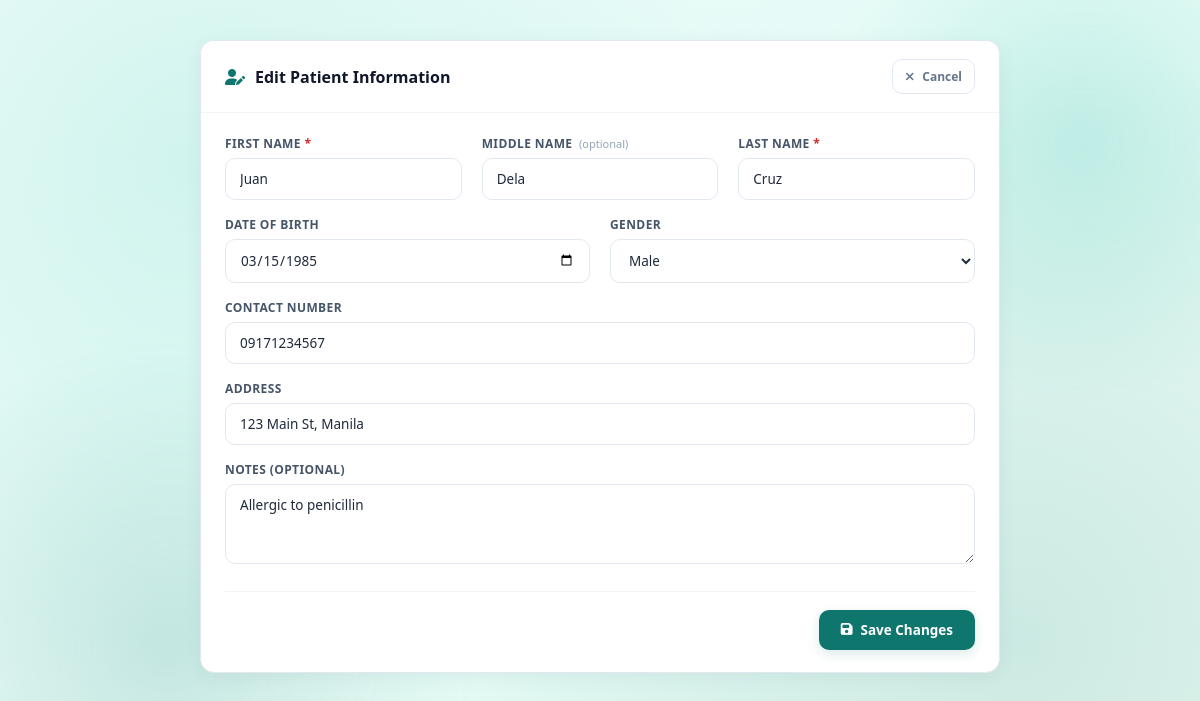
The page /edit_patient.php?id=1 (signed in) on the database its author committed.
### tables this page shows
CREATE TABLE `patients` (
  `id` int(11) NOT NULL,
  `patient_code` varchar(20) NOT NULL,
  `full_name` varchar(255) NOT NULL,
  `patient_type` enum('Outpatient','Inpatient','Emergency') NOT NULL DEFAULT 'Outpatient',
  `date_of_birth` date DEFAULT NULL,
  `gender` enum('Male','Female','Other') DEFAULT NULL,
  `contact_number` varchar(11) DEFAULT NULL,
  `address` varchar(255) DEFAULT NULL,
  `notes` text DEFAULT NULL,
  `created_at` datetime NOT NULL DEFAULT current_timestamp()
);

### edit_patient.php (the view, shortened to what this page needs)
<?php
require_once 'config.php';
$patient_id = (int)($_GET['id'] ?? 0);
try {
    $stmt = $pdo->prepare("SELECT * FROM patients WHERE id = ?");
    $stmt->execute([$patient_id]);
    $patient = $stmt->fetch(PDO::FETCH_ASSOC);
} catch (PDOException $e) {
    die("Database error: " . $e->getMessage());
}
$name_parts = explode(' ', $patient['full_name']);
$def_first  = $name_parts[0] ?? '';
$def_last   = count($name_parts) > 1 ? end($name_parts) : '';
$def_middle = '';
if (count($name_parts) > 2) {
    $def_middle = implode(' ', array_slice($name_parts, 1, -1));
}
?>
<!DOCTYPE html>
<html lang="en">
<head>
<link rel="stylesheet" href="https://cdnjs.cloudflare.com/ajax/libs/font-awesome/6.4.0/css/all.min.css">
</head>
<body>
<div class="card">
    <div class="card-header">
        <h2><i class="fas fa-user-pen"></i> Edit Patient Information</h2>
        <a href="patients.php" class="btn btn-light" style="padding:8px 12px;font-size:12px;"><i class="fas fa-xmark"></i> Cancel</a>
    </div>
    <div class="card-body">
        <form method="POST">
            <div class="form-grid">
                <div class="span-3">
                    <div class="form-group">
                        <label for="first_name">First Name <span class="req">*</span></label>
                        <input type="text" id="first_name" name="first_name" required placeholder="e.g. Juan"
                               value="<?= htmlspecialchars($_POST['first_name'] ?? $def_first) ?>">
                    </div>
                    <div class="form-group">
                        <label for="middle_name">Middle Name <span class="opt">(optional)</span></label>
                        <input type="text" id="middle_name" name="middle_name" placeholder="e.g. Santos"
                               value="<?= htmlspecialchars($_POST['middle_name'] ?? $def_middle) ?>">
                    </div>
                    <div class="form-group">
                        <label for="last_name">Last Name <span class="req">*</span></label>
                        <input type="text" id="last_name" name="last_name" required placeholder="e.g. Dela Cruz"
                               value="<?= htmlspecialchars($_POST['last_name'] ?? $def_last) ?>">
                    </div>
                </div>
                <div class="form-group">
                    <label for="date_of_birth">Date of Birth</label>
                    <input type="date" id="date_of_birth" name="date_of_birth"
                           value="<?= htmlspecialchars($_POST['date_of_birth'] ?? $patient['date_of_birth']) ?>">
                </div>
                <div class="form-group">
                    <label for="gender">Gender</label>
                    <select id="gender" name="gender">
                        <?php
                        $genders = ['Male','Female','Other'];
                        $sel = $_POST['gender'] ?? $patient['gender'];
                        foreach ($genders as $g) {
                            echo '<option value="'.$g.'"'.($sel === $g ? ' selected' : '').'>'.$g.'</option>';
                        }
                        ?>
                    </select>
                </div>
                <div class="form-group full">
                    <label for="contact_number">Contact Number</label>
                    <input type="text" id="contact_number" name="contact_number" maxlength="11" inputmode="numeric" placeholder="e.g. 09171234567"
                           value="<?= htmlspecialchars($_POST['contact_number'] ?? $patient['contact_number']) ?>"
                           oninput="this.value = this.value.replace(/[^0-9]/g,'').slice(0,11);">
                </div>
                <div class="form-group full">
                    <label for="address">Address</label>
                    <input type="text" id="address" name="address" placeholder="House #, Street, Barangay, City"
                           value="<?= htmlspecialchars($_POST['address'] ?? $patient['address']) ?>">
                </div>
                <div class="form-group full">
                    <label for="notes">Notes (optional)</label>
                    <textarea id="notes" name="notes" placeholder="Allergies, existing conditions, remarks…"><?= htmlspecialchars($_POST['notes'] ?? $patient['notes']) ?></textarea>
                </div>
            </div>
            <div class="form-actions">
                <button type="submit" class="btn btn-primary"><i class="fas fa-floppy-disk"></i> Save Changes</button>
            </div>
        </form>
    </div>
</div>
</body>
</html>

### rows shown on the page
patients: first_name "Juan", middle_name "Dela", last_name "Cruz", date_of_birth "03/15/1985", gender "Male", contact_number "09171234567", address "123 Main St, Manila", notes "Allergic to penicillin"
